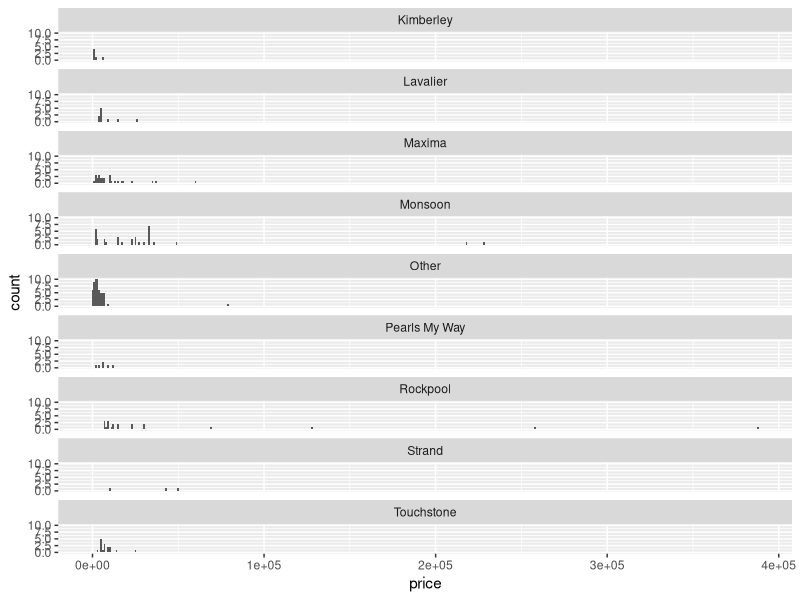
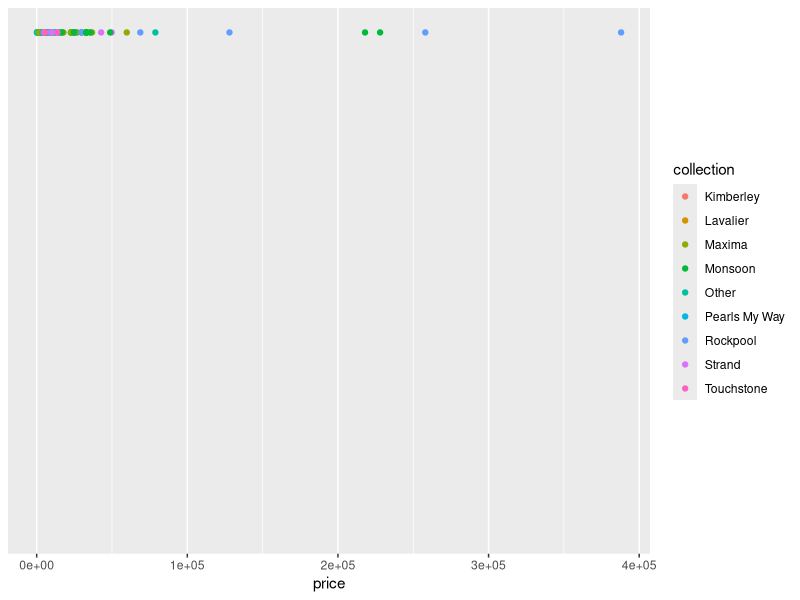
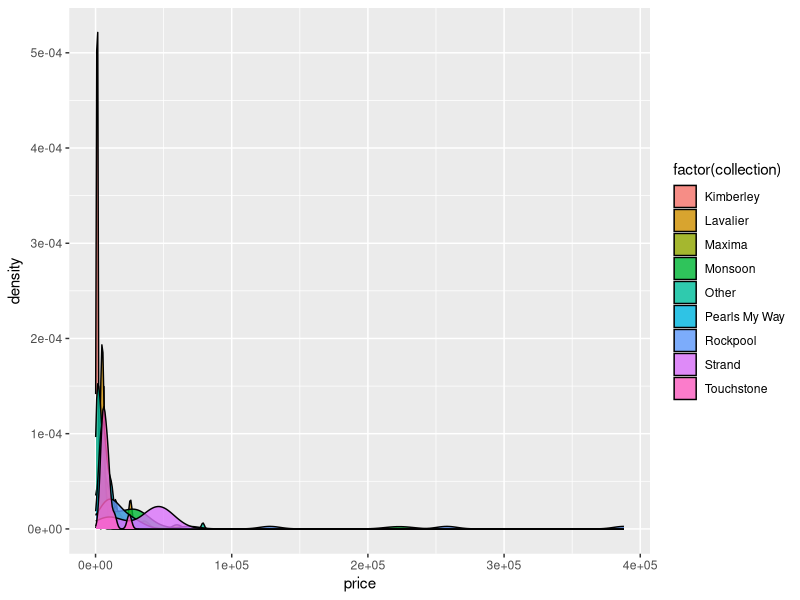
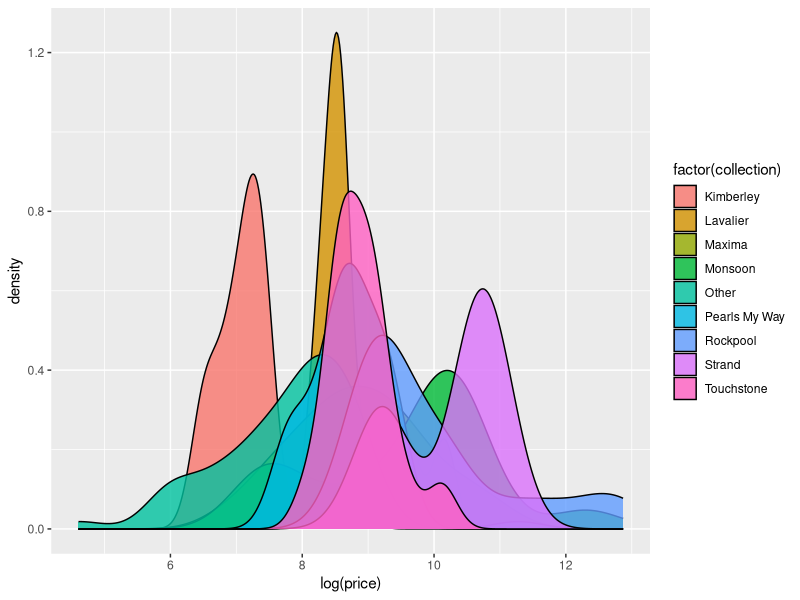
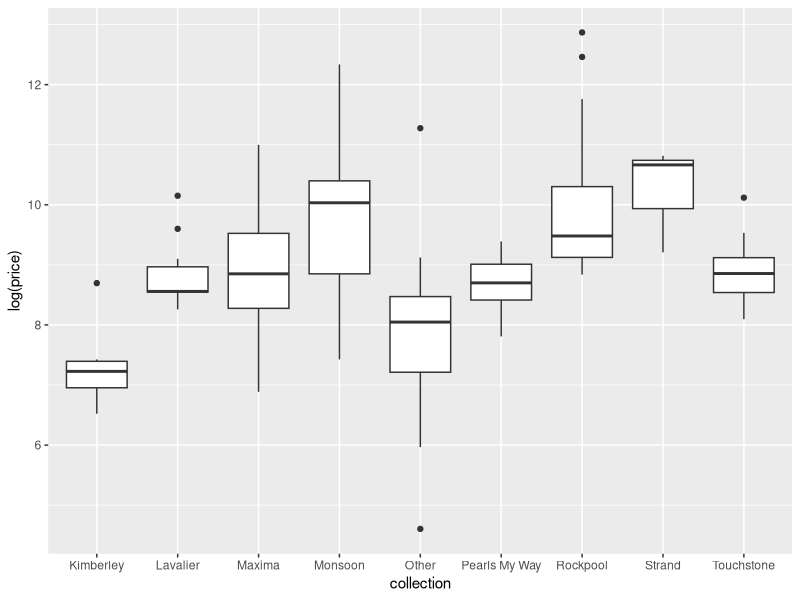
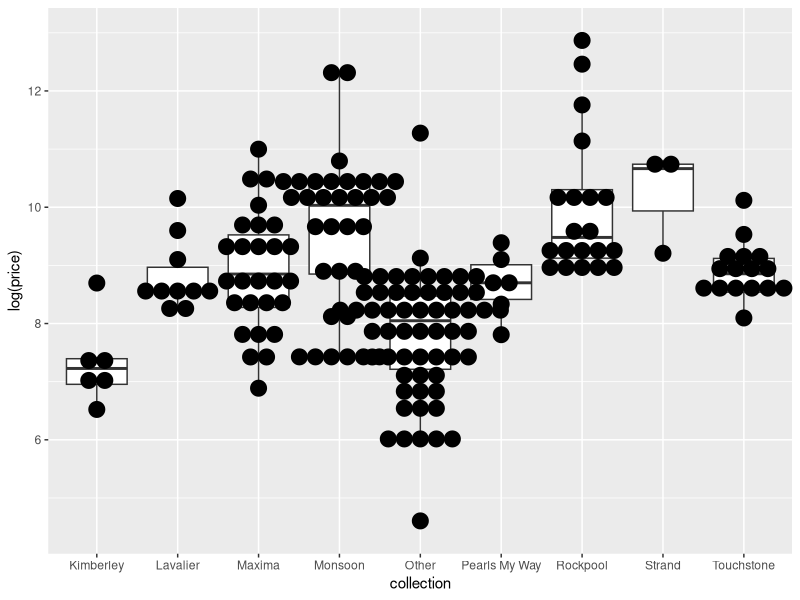

The R source for these figures, in order:
library(tidyverse)

the_data <- read_csv("outputs/2018_dataset_cleaned.csv")

ggplot(data = the_data, aes(x = price)) +
  geom_histogram(binwidth = 1000) +
  facet_wrap(vars(collection), nrow = 9)

ggplot(data = the_data, aes(x = price, colour = collection)) +
  geom_point(y = 1)

ggplot(data = the_data, aes(x = price)) +
  geom_density(aes(fill=factor(collection)), alpha=0.8)

ggplot(data = the_data, aes(x = log(price))) +
  geom_density(aes(fill=factor(collection)), alpha=0.8)

ggplot(data = the_data, aes(collection, log(price))) +
  geom_boxplot()

ggplot(data = the_data, aes(collection, log(price))) +
  geom_boxplot() + 
  geom_dotplot(binaxis='y', 
               stackdir='center')